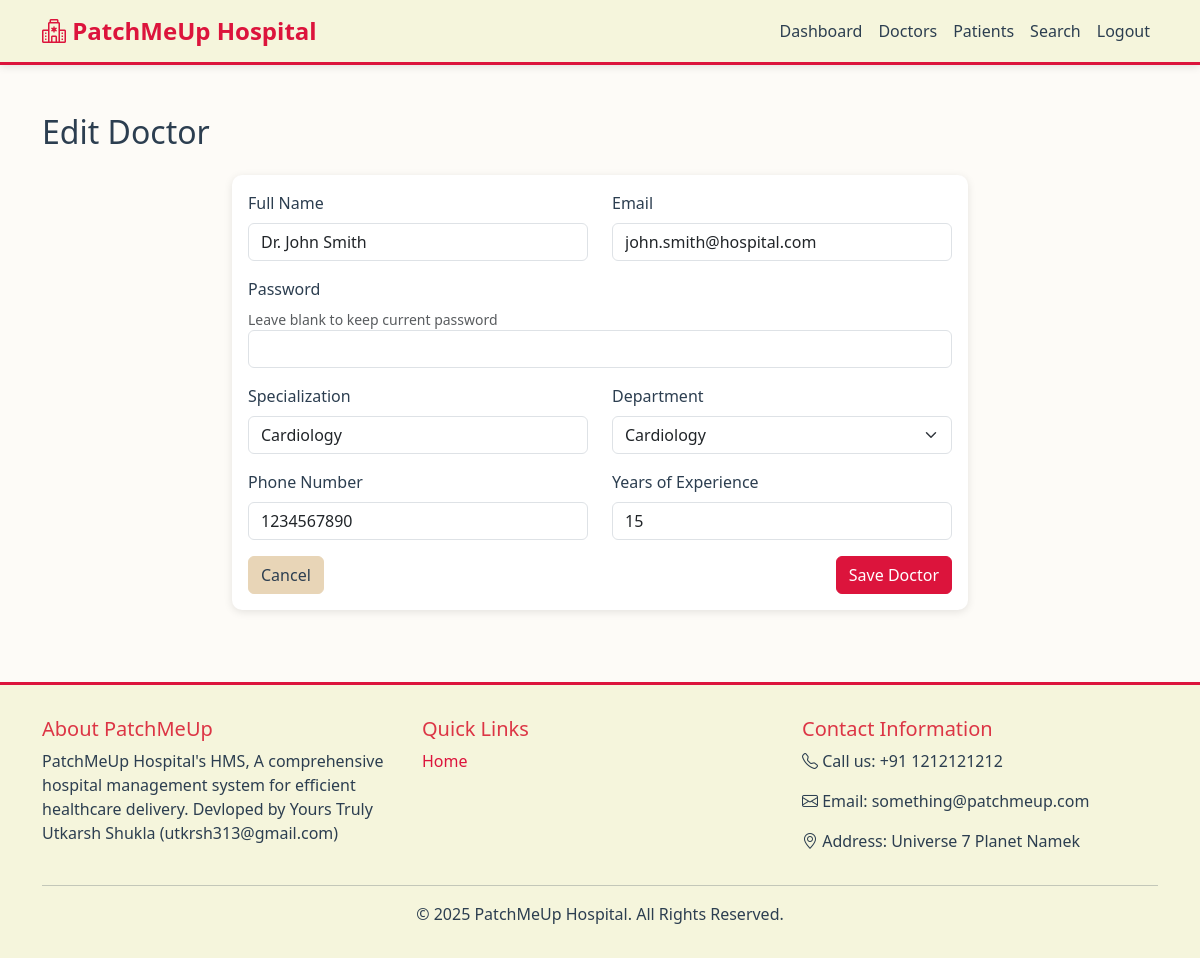
Page /admin/doctors/1/edit (signed in) on the committed database.
### app/models/doctor.py (models this page shows, shortened)
class Doctor(db.Model):
    __tablename__ = 'doctors'
    id = db.Column(db.Integer, primary_key=True)
    user_id = db.Column(db.Integer, db.ForeignKey('users.id'), nullable=False)
    name = db.Column(db.String(100), nullable=False)
    specialization = db.Column(db.String(100), nullable=False)
    department_id = db.Column(db.Integer, db.ForeignKey('departments.id'))
    phone = db.Column(db.String(20))
    years_of_experience = db.Column(db.Integer, default=0)
    appointments = db.relationship('Appointment', backref='doctor', lazy='dynamic', cascade='all, delete-orphan')
    availability = db.relationship('Availability', backref='doctor', lazy='dynamic', cascade='all, delete-orphan')

### app/models/user.py (models this page shows, shortened)
class User(UserMixin, db.Model):
    __tablename__ = 'users'
    id = db.Column(db.Integer, primary_key=True)
    email = db.Column(db.String(120), unique=True, nullable=False, index=True)
    password_hash = db.Column(db.String(255), nullable=False)
    role = db.Column(db.String(20), nullable=False)
    is_active = db.Column(db.Boolean, default=True)
    created_at = db.Column(db.DateTime, default=datetime.utcnow)
    doctor = db.relationship('Doctor', backref='user', uselist=False, cascade='all, delete-orphan')
    patient = db.relationship('Patient', backref='user', uselist=False, cascade='all, delete-orphan')

### app/routes/admin_doctors.py (the view, shortened to what this page needs)
@admin_doctors_bp.route('/doctors/<int:id>/edit', methods=['GET', 'POST'])
@login_required
@admin_required
def edit_doctor(id):
    doctor = Doctor.query.get_or_404(id)
    form = DoctorForm(is_edit=True)
    form.department_id.choices = [(d.id, d.name) for d in Department.query.all()]
    if not form.validate_on_submit():
        form.name.data = doctor.name
        form.email.data = doctor.user.email
        form.specialization.data = doctor.specialization
        form.department_id.data = doctor.department_id
        form.phone.data = doctor.phone
        form.years_of_experience.data = doctor.years_of_experience
    return render_template('admin/doctor_form.html', form=form, title='Edit Doctor', doctor=doctor)

### app/forms/admin_forms.py (shortened to what this page needs)
class DoctorForm(FlaskForm):
    name = StringField('Full Name', validators=[DataRequired(), Length(min=2, max=100)])
    email = StringField('Email', validators=[DataRequired(), Email()])
    password = PasswordField('Password', validators=[Optional(), Length(min=6)])
    specialization = StringField('Specialization', validators=[DataRequired(), Length(max=100)])
    department_id = SelectField('Department', coerce=int, validators=[DataRequired()])
    phone = StringField('Phone Number', validators=[Optional(), Length(max=20)])
    years_of_experience = IntegerField('Years of Experience', validators=[Optional(), NumberRange(min=0, max=70)])
    submit = SubmitField('Save Doctor')
    def __init__(self, *args, **kwargs):
        self.is_edit = kwargs.pop('is_edit', False)
        super(DoctorForm, self).__init__(*args, **kwargs)
        if not self.is_edit:
            self.password.validators = [DataRequired(), Length(min=6)]

### app/templates/admin/doctor_form.html (shortened to what this page needs)
{% extends "base.html" %}
{% block content %}
<div class="container my-5">
    <h2 class="mb-4">{{ title }}</h2>
    <div class="row justify-content-center">
        <div class="col-md-8">
            <div class="card">
                <div class="card-body">
                    <form method="POST">
                        <div class="row">
                            <div class="col-md-6 mb-3">
                                {{ form.name.label(class="form-label") }}
                                {{ form.name(class="form-control" + (" is-invalid" if form.name.errors else "")) }}
                            </div>
                            <div class="col-md-6 mb-3">
                                {{ form.email.label(class="form-label") }}
                                {{ form.email(class="form-control" + (" is-invalid" if form.email.errors else "")) }}
                            </div>
                        </div>
                        <div class="mb-3">
                            {{ form.password.label(class="form-label") }}
                            {% if doctor %}<small class="text-muted d-block">Leave blank to keep current password</small>{% endif %}
                            {{ form.password(class="form-control" + (" is-invalid" if form.password.errors else "")) }}
                        </div>
                        <div class="row">
                            <div class="col-md-6 mb-3">
                                {{ form.specialization.label(class="form-label") }}
                                {{ form.specialization(class="form-control") }}
                            </div>
                            <div class="col-md-6 mb-3">
                                {{ form.department_id.label(class="form-label") }}
                                {{ form.department_id(class="form-select") }}
                            </div>
                        </div>
                        <div class="row">
                            <div class="col-md-6 mb-3">
                                {{ form.phone.label(class="form-label") }}
                                {{ form.phone(class="form-control") }}
                            </div>
                            <div class="col-md-6 mb-3">
                                {{ form.years_of_experience.label(class="form-label") }}
                                {{ form.years_of_experience(class="form-control") }}
                            </div>
                        </div>
                        <div class="d-flex justify-content-between">
                            <a href="{{ url_for('admin_doctors.list_doctors') }}" class="btn btn-secondary">Cancel</a>
                            {{ form.submit(class="btn btn-primary") }}
                        </div>
                    </form>
                </div>
            </div>
        </div>
    </div>
</div>
{% endblock %}

### app/static/css/custom.css (style rules this page uses)
:root { --primary-red: #DC143C; --dark-red: #8B0000; --beige: #F5F5DC; --beige-dark: #E8D5B7; --beige-light: #FDFBF7; --text-dark: #2c3e50; --text-light: #6c757d; --shadow: 0 2px 8px rgba(0, 0, 0, 0.1); }
body { font-family: 'Segoe UI', Tahoma, Geneva, Verdana, sans-serif; background-color: var(--beige-light); color: var(--text-dark); }
.btn-primary { background-color: var(--primary-red); border-color: var(--primary-red); color: white; }
.btn-secondary { background-color: var(--beige-dark); border-color: var(--beige-dark); color: var(--text-dark); }
.card { border: none; box-shadow: var(--shadow); border-radius: 10px; margin-bottom: 1.5rem; background-color: white; }
.form-label { font-weight: 500; color: var(--text-dark); }

### rows in the picture
Doctor: name "Dr. John Smith", specialization "Cardiology", department_id "Cardiology", phone "1234567890", years_of_experience "15"
User: email "john.smith@hospital.com"

### other values in the picture
{{ title }} "Edit Doctor"
